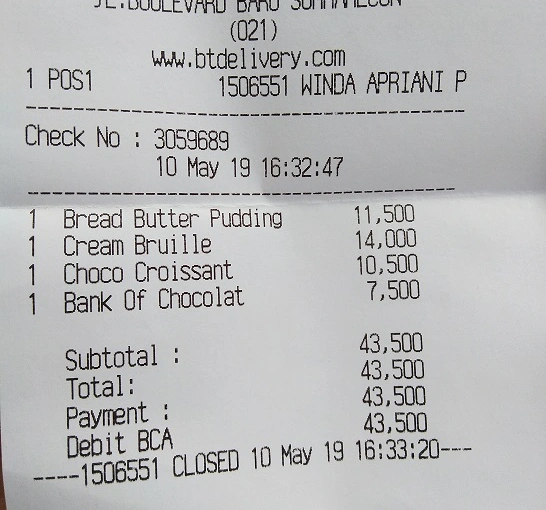
#> input picture OCRImg/struk1.png, 546 x 510 px
$ python -i webcamEasyOCR.py   (imports and definitions only)
#> lines starting #> are read from the running program, lines starting #| are printed output that depends on the picture; after the words box and inside, x2 and y2 are one past the last pixel; in counts of white or black regions, pixels touching at a corner belong together
#> further down, picture is the input picture: shape (510, 546, 3); mean B, G, R 186, 185.3, 184.8
import cv2
import easyocr
import numpy as np

# Inisialisasi EasyOCR reader dengan bahasa Indonesia ('id') dan Inggris ('en')
# [1 line that did not run here, left out]

def process_frame(frame):
    """
    Proses frame dari webcam untuk ekstraksi teks dengan langkah praproses: grayscale, thresholding, dan blurring.
    """
    # Langkah 1: Konversi ke grayscale
    gray = cv2.cvtColor(frame, cv2.COLOR_BGR2GRAY)

    # Langkah 2: Terapkan GaussianBlur untuk mengurangi noise
    blurred = cv2.GaussianBlur(gray, (5, 5), 0)
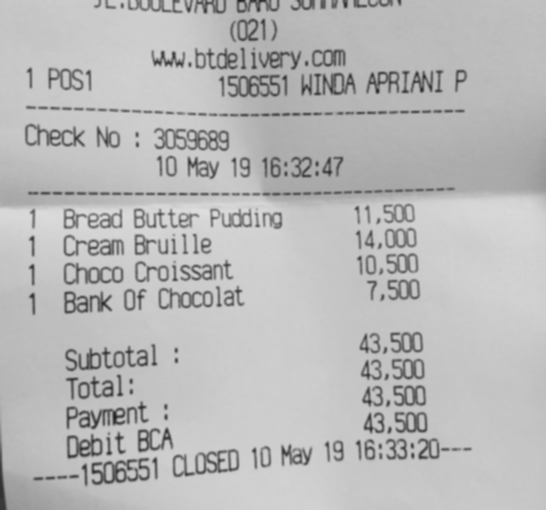
#> blurred: shape (510, 546); min 34, max 222, mean 185.2

    # Langkah 3: Terapkan thresholding adaptif untuk meningkatkan kontras
    thresholded = cv2.adaptiveThreshold(
        blurred, 255, cv2.ADAPTIVE_THRESH_GAUSSIAN_C, cv2.THRESH_BINARY, 11, 2
    )
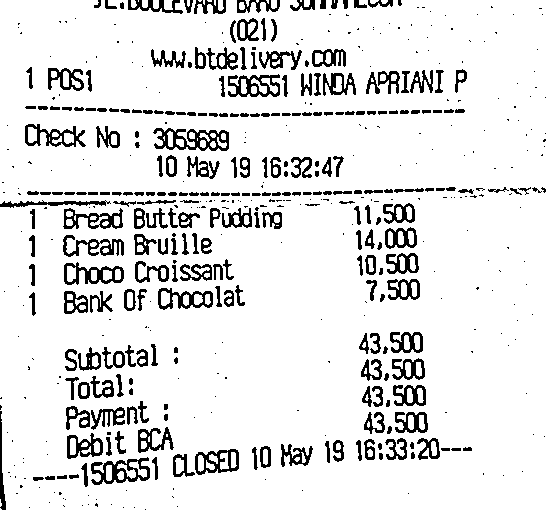
#> thresholded: shape (510, 546); 89% white; 526 black regions (266 under 20 px), largest, box (x1, y1, x2, y2) and area: (153, 128, 229, 151) 852, (91, 457, 150, 485) 708, (228, 74, 280, 97) 597

    # Langkah 4: Gunakan EasyOCR untuk mengenali teks pada gambar yang telah dipraproses
#> (the run stopped early here; a loop or call above may not have finished)
